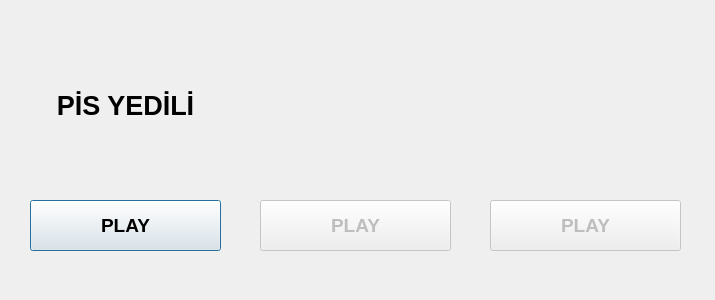
<?xml version="1.0" encoding="UTF-8"?>
<ui version="4.0">
 <class>Dialog</class>
 <widget class="QDialog" name="Dialog">
  <property name="geometry">
   <rect>
    <x>0</x>
    <y>0</y>
    <width>715</width>
    <height>300</height>
   </rect>
  </property>
  <property name="font">
   <font>
    <family>Tahoma</family>
    <pointsize>14</pointsize>
    <weight>75</weight>
    <bold>true</bold>
   </font>
  </property>
  <property name="windowTitle">
   <string>Dialog</string>
  </property>
  <widget class="QPushButton" name="pushButton">
   <property name="geometry">
    <rect>
     <x>30</x>
     <y>200</y>
     <width>191</width>
     <height>51</height>
    </rect>
   </property>
   <property name="font">
    <font>
     <family>Tahoma</family>
     <pointsize>14</pointsize>
     <weight>75</weight>
     <bold>true</bold>
    </font>
   </property>
   <property name="text">
    <string>PLAY</string>
   </property>
  </widget>
  <widget class="QPushButton" name="pushButton_2">
   <property name="enabled">
    <bool>false</bool>
   </property>
   <property name="geometry">
    <rect>
     <x>260</x>
     <y>200</y>
     <width>191</width>
     <height>51</height>
    </rect>
   </property>
   <property name="font">
    <font>
     <family>Tahoma</family>
     <pointsize>14</pointsize>
     <weight>75</weight>
     <bold>true</bold>
    </font>
   </property>
   <property name="text">
    <string>PLAY</string>
   </property>
  </widget>
  <widget class="QPushButton" name="pushButton_3">
   <property name="enabled">
    <bool>false</bool>
   </property>
   <property name="geometry">
    <rect>
     <x>490</x>
     <y>200</y>
     <width>191</width>
     <height>51</height>
    </rect>
   </property>
   <property name="font">
    <font>
     <family>Tahoma</family>
     <pointsize>14</pointsize>
     <weight>75</weight>
     <bold>true</bold>
    </font>
   </property>
   <property name="text">
    <string>PLAY</string>
   </property>
  </widget>
  <widget class="QLabel" name="label">
   <property name="geometry">
    <rect>
     <x>30</x>
     <y>60</y>
     <width>191</width>
     <height>91</height>
    </rect>
   </property>
   <property name="font">
    <font>
     <pointsize>20</pointsize>
    </font>
   </property>
   <property name="text">
    <string>PİS YEDİLİ</string>
   </property>
   <property name="alignment">
    <set>Qt::AlignCenter</set>
   </property>
  </widget>
 </widget>
 <resources/>
 <connections/>
</ui>
